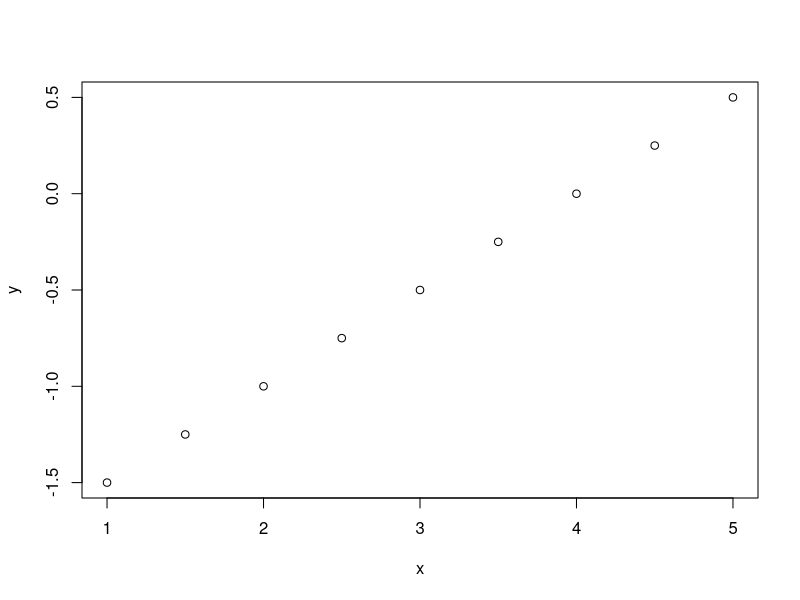

Reproduce this figure in R. (Note: this script raises an error after producing the figure.)

# Secuencias
2:8
#Secuencias inidicando el paso
seq(2,3,by=0.1)
#Vector repetitivo
rep(1:3, times = 3)
#Vector con elementos repetitivos
rep(1:3, each=4)
#Almacenar un vector
x <- seq(1, 5, by=0.5)

#Crear funciones
doble <- function(x){
  resultado <- x * 2
  return(resultado)
}

doble(5)

#Operaciones con vectores
x + 10
x * 3
m = 0.5
b = -2
y = m * x + b
y[3]
y[-3]
m = matrix(x, nrow = 3, ncol = 3)
m

n = matrix(x, nrow = 3, ncol = 6)
n

#Gráficas

plot(x,y)

#Datos desde el clipboard
install.packages("clipr")
library(clipr)
datos2 = clipr::read_clip_tbl()
datos2
#Dimension del conjunto de datos (variables)
length(antropometricas)

#Dimension de una columna (1 variable)
length(antropometricas$Sexo)
max(antropometricas$Peso)
min(antropometricas$Peso)
which.max(antropometricas$Peso)
antropometricas$Peso[34]

#Graficas utilizando ggplot
#Tres capas = data, aes, geom

misiones <- data.frame(
  Mision = c("Apollo 11", "Apollo 13", "Crew-1", "Starliner", "Artemis I"),
  Exito = c(1,0,1,0,1),
  Costo = c(355, 400, 220, 450, 500)
)

#Grafico de barras de costo por misión , coloreado por éxito
install.packages("ggplot2")
library(ggplot2)
ggplot(misiones, aes(x = Mision, y = Costo, fill = as.factor(Exito))) + 
  geom_bar(stat = "identity")
  labs(title = "Costo de misiones especiales",
       subtitle = "Rojo", Azul = "Exito",
       y = "Costo (Millones USD)", x = "Mision",
       fill = "¿Éxito?",
       )
  theme_minimal()
  
  
